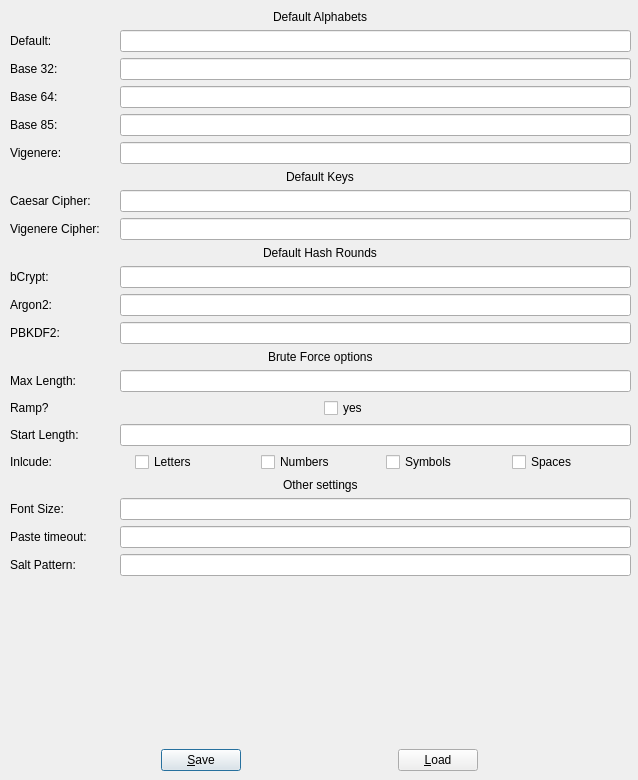
<?xml version="1.0" encoding="UTF-8"?>
<ui version="4.0">
 <class>Dialog</class>
 <widget class="QDialog" name="Dialog">
  <property name="geometry">
   <rect>
    <x>0</x>
    <y>0</y>
    <width>638</width>
    <height>780</height>
   </rect>
  </property>
  <property name="windowTitle">
   <string>Settings</string>
  </property>
  <property name="windowIcon">
   <iconset resource="resources.qrc">
    <normaloff>:/assets/Configure.png</normaloff>:/assets/Configure.png</iconset>
  </property>
  <widget class="QWidget" name="verticalLayoutWidget">
   <property name="geometry">
    <rect>
     <x>10</x>
     <y>10</y>
     <width>621</width>
     <height>761</height>
    </rect>
   </property>
   <layout class="QVBoxLayout" name="verticalLayout">
    <item alignment="Qt::AlignmentFlag::AlignHCenter">
     <widget class="QLabel" name="label">
      <property name="text">
       <string>Default Alphabets</string>
      </property>
     </widget>
    </item>
    <item>
     <layout class="QHBoxLayout" name="horizontalLayout_6">
      <item>
       <widget class="QLabel" name="label_6">
        <property name="text">
         <string>Default:</string>
        </property>
       </widget>
      </item>
      <item>
       <widget class="QLineEdit" name="inputAlph_Default">
        <property name="maximumSize">
         <size>
          <width>511</width>
          <height>25</height>
         </size>
        </property>
       </widget>
      </item>
     </layout>
    </item>
    <item>
     <layout class="QHBoxLayout" name="horizontalLayout_3">
      <item>
       <widget class="QLabel" name="label_3">
        <property name="text">
         <string>Base 32:</string>
        </property>
       </widget>
      </item>
      <item>
       <widget class="QLineEdit" name="inputAlph_B32">
        <property name="maximumSize">
         <size>
          <width>511</width>
          <height>25</height>
         </size>
        </property>
       </widget>
      </item>
     </layout>
    </item>
    <item>
     <layout class="QHBoxLayout" name="horizontalLayout_4">
      <item>
       <widget class="QLabel" name="label_4">
        <property name="text">
         <string>Base 64:</string>
        </property>
       </widget>
      </item>
      <item>
       <widget class="QLineEdit" name="inputAlph_B64">
        <property name="maximumSize">
         <size>
          <width>511</width>
          <height>25</height>
         </size>
        </property>
       </widget>
      </item>
     </layout>
    </item>
    <item>
     <layout class="QHBoxLayout" name="horizontalLayout_5">
      <item>
       <widget class="QLabel" name="label_5">
        <property name="text">
         <string>Base 85:</string>
        </property>
       </widget>
      </item>
      <item>
       <widget class="QLineEdit" name="inputAlph_B85">
        <property name="maximumSize">
         <size>
          <width>511</width>
          <height>25</height>
         </size>
        </property>
       </widget>
      </item>
     </layout>
    </item>
    <item>
     <layout class="QHBoxLayout" name="horizontalLayout_2">
      <item>
       <widget class="QLabel" name="label_2">
        <property name="text">
         <string>Vigenere:</string>
        </property>
       </widget>
      </item>
      <item>
       <widget class="QLineEdit" name="inputAlph_Vigenere">
        <property name="maximumSize">
         <size>
          <width>511</width>
          <height>25</height>
         </size>
        </property>
       </widget>
      </item>
     </layout>
    </item>
    <item alignment="Qt::AlignmentFlag::AlignHCenter">
     <widget class="QLabel" name="label_7">
      <property name="text">
       <string>Default Keys</string>
      </property>
     </widget>
    </item>
    <item>
     <layout class="QHBoxLayout" name="horizontalLayout">
      <item>
       <widget class="QLabel" name="label_8">
        <property name="text">
         <string>Caesar Cipher:</string>
        </property>
       </widget>
      </item>
      <item>
       <widget class="QLineEdit" name="inputKey_Caesar">
        <property name="maximumSize">
         <size>
          <width>511</width>
          <height>25</height>
         </size>
        </property>
       </widget>
      </item>
     </layout>
    </item>
    <item>
     <layout class="QHBoxLayout" name="horizontalLayout_7">
      <item>
       <widget class="QLabel" name="label_9">
        <property name="text">
         <string>Vigenere Cipher:</string>
        </property>
       </widget>
      </item>
      <item>
       <widget class="QLineEdit" name="inputKey_Vigenere">
        <property name="maximumSize">
         <size>
          <width>511</width>
          <height>25</height>
         </size>
        </property>
       </widget>
      </item>
     </layout>
    </item>
    <item alignment="Qt::AlignmentFlag::AlignHCenter">
     <widget class="QLabel" name="label_10">
      <property name="text">
       <string>Default Hash Rounds</string>
      </property>
     </widget>
    </item>
    <item>
     <layout class="QHBoxLayout" name="horizontalLayout_8">
      <item>
       <widget class="QLabel" name="label_11">
        <property name="text">
         <string>bCrypt:</string>
        </property>
       </widget>
      </item>
      <item>
       <widget class="QLineEdit" name="inputRound_bCrypt">
        <property name="maximumSize">
         <size>
          <width>511</width>
          <height>25</height>
         </size>
        </property>
       </widget>
      </item>
     </layout>
    </item>
    <item>
     <layout class="QHBoxLayout" name="horizontalLayout_9">
      <item>
       <widget class="QLabel" name="label_12">
        <property name="text">
         <string>Argon2:</string>
        </property>
       </widget>
      </item>
      <item>
       <widget class="QLineEdit" name="inputRound_Argon2">
        <property name="maximumSize">
         <size>
          <width>511</width>
          <height>25</height>
         </size>
        </property>
       </widget>
      </item>
     </layout>
    </item>
    <item>
     <layout class="QHBoxLayout" name="horizontalLayout_10">
      <item>
       <widget class="QLabel" name="label_13">
        <property name="text">
         <string>PBKDF2:</string>
        </property>
       </widget>
      </item>
      <item>
       <widget class="QLineEdit" name="inputRound_PBKDF2">
        <property name="maximumSize">
         <size>
          <width>511</width>
          <height>25</height>
         </size>
        </property>
       </widget>
      </item>
     </layout>
    </item>
    <item alignment="Qt::AlignmentFlag::AlignHCenter">
     <widget class="QLabel" name="label_14">
      <property name="text">
       <string>Brute Force options</string>
      </property>
     </widget>
    </item>
    <item>
     <layout class="QHBoxLayout" name="horizontalLayout_11">
      <item>
       <widget class="QLabel" name="label_15">
        <property name="text">
         <string>Max Length:</string>
        </property>
       </widget>
      </item>
      <item>
       <widget class="QLineEdit" name="inputBf_MaxLength">
        <property name="maximumSize">
         <size>
          <width>511</width>
          <height>25</height>
         </size>
        </property>
       </widget>
      </item>
     </layout>
    </item>
    <item>
     <layout class="QHBoxLayout" name="horizontalLayout_12">
      <item>
       <widget class="QLabel" name="label_16">
        <property name="text">
         <string>Ramp?</string>
        </property>
       </widget>
      </item>
      <item>
       <widget class="QCheckBox" name="inputBf_Ramp">
        <property name="text">
         <string>yes</string>
        </property>
       </widget>
      </item>
     </layout>
    </item>
    <item>
     <layout class="QHBoxLayout" name="horizontalLayout_13">
      <item>
       <widget class="QLabel" name="label_17">
        <property name="text">
         <string>Start Length:</string>
        </property>
       </widget>
      </item>
      <item>
       <widget class="QLineEdit" name="inputBf_StartLength">
        <property name="maximumSize">
         <size>
          <width>511</width>
          <height>25</height>
         </size>
        </property>
       </widget>
      </item>
     </layout>
    </item>
    <item>
     <layout class="QHBoxLayout" name="horizontalLayout_14">
      <item>
       <widget class="QLabel" name="label_18">
        <property name="text">
         <string>Inlcude:</string>
        </property>
       </widget>
      </item>
      <item>
       <widget class="QCheckBox" name="inputBf_IncludeL">
        <property name="text">
         <string>Letters</string>
        </property>
       </widget>
      </item>
      <item>
       <widget class="QCheckBox" name="inputBf_IncludeD">
        <property name="text">
         <string>Numbers</string>
        </property>
       </widget>
      </item>
      <item>
       <widget class="QCheckBox" name="inputBf_IncludeS">
        <property name="text">
         <string>Symbols</string>
        </property>
       </widget>
      </item>
      <item>
       <widget class="QCheckBox" name="inputBf_IncludeW">
        <property name="text">
         <string>Spaces</string>
        </property>
       </widget>
      </item>
     </layout>
    </item>
    <item alignment="Qt::AlignmentFlag::AlignHCenter">
     <widget class="QLabel" name="label_19">
      <property name="text">
       <string>Other settings</string>
      </property>
     </widget>
    </item>
    <item>
     <layout class="QHBoxLayout" name="horizontalLayout_15">
      <item>
       <widget class="QLabel" name="label_20">
        <property name="text">
         <string>Font Size:</string>
        </property>
       </widget>
      </item>
      <item>
       <widget class="QLineEdit" name="inputOther_FontSize">
        <property name="maximumSize">
         <size>
          <width>511</width>
          <height>25</height>
         </size>
        </property>
       </widget>
      </item>
     </layout>
    </item>
    <item>
     <layout class="QHBoxLayout" name="horizontalLayout_16">
      <item>
       <widget class="QLabel" name="label_21">
        <property name="text">
         <string>Paste timeout:</string>
        </property>
       </widget>
      </item>
      <item>
       <widget class="QLineEdit" name="inputOther_PasteTimeout">
        <property name="maximumSize">
         <size>
          <width>511</width>
          <height>25</height>
         </size>
        </property>
       </widget>
      </item>
     </layout>
    </item>
    <item>
     <layout class="QHBoxLayout" name="horizontalLayout_17">
      <item>
       <widget class="QLabel" name="label_22">
        <property name="text">
         <string>Salt Pattern:</string>
        </property>
       </widget>
      </item>
      <item>
       <widget class="QLineEdit" name="inputOther_SaltPattern">
        <property name="maximumSize">
         <size>
          <width>511</width>
          <height>25</height>
         </size>
        </property>
       </widget>
      </item>
     </layout>
    </item>
    <item>
     <spacer name="verticalSpacer">
      <property name="orientation">
       <enum>Qt::Orientation::Vertical</enum>
      </property>
      <property name="sizeHint" stdset="0">
       <size>
        <width>20</width>
        <height>40</height>
       </size>
      </property>
     </spacer>
    </item>
    <item>
     <layout class="QHBoxLayout" name="horizontalLayout_18">
      <item>
       <widget class="QPushButton" name="btnSave">
        <property name="maximumSize">
         <size>
          <width>80</width>
          <height>25</height>
         </size>
        </property>
        <property name="text">
         <string>&amp;Save</string>
        </property>
        <property name="icon">
         <iconset resource="resources.qrc">
          <normaloff>:/assets/Save.png</normaloff>:/assets/Save.png</iconset>
        </property>
        <property name="shortcut">
         <string>Ctrl+S</string>
        </property>
       </widget>
      </item>
      <item>
       <widget class="QPushButton" name="btnLoad">
        <property name="maximumSize">
         <size>
          <width>80</width>
          <height>25</height>
         </size>
        </property>
        <property name="text">
         <string>&amp;Load</string>
        </property>
        <property name="icon">
         <iconset resource="resources.qrc">
          <normaloff>:/assets/Load.png</normaloff>:/assets/Load.png</iconset>
        </property>
        <property name="shortcut">
         <string>Ctrl+L</string>
        </property>
       </widget>
      </item>
     </layout>
    </item>
   </layout>
  </widget>
  <action name="actionSaveSettings">
   <property name="text">
    <string>SaveSettings</string>
   </property>
   <property name="shortcut">
    <string>Ctrl+S</string>
   </property>
   <property name="menuRole">
    <enum>QAction::MenuRole::NoRole</enum>
   </property>
  </action>
  <action name="actionLoudSettings">
   <property name="text">
    <string>LoudSettings</string>
   </property>
   <property name="shortcut">
    <string>Ctrl+L</string>
   </property>
   <property name="menuRole">
    <enum>QAction::MenuRole::NoRole</enum>
   </property>
  </action>
 </widget>
 <resources>
  <include location="resources.qrc"/>
 </resources>
 <connections>
  <connection>
   <sender>btnSave</sender>
   <signal>clicked()</signal>
   <receiver>actionSaveSettings</receiver>
   <slot>trigger()</slot>
   <hints>
    <hint type="sourcelabel">
     <x>201</x>
     <y>756</y>
    </hint>
    <hint type="destinationlabel">
     <x>-1</x>
     <y>-1</y>
    </hint>
   </hints>
  </connection>
  <connection>
   <sender>btnLoad</sender>
   <signal>clicked()</signal>
   <receiver>actionLoudSettings</receiver>
   <slot>trigger()</slot>
   <hints>
    <hint type="sourcelabel">
     <x>437</x>
     <y>756</y>
    </hint>
    <hint type="destinationlabel">
     <x>-1</x>
     <y>-1</y>
    </hint>
   </hints>
  </connection>
 </connections>
</ui>
